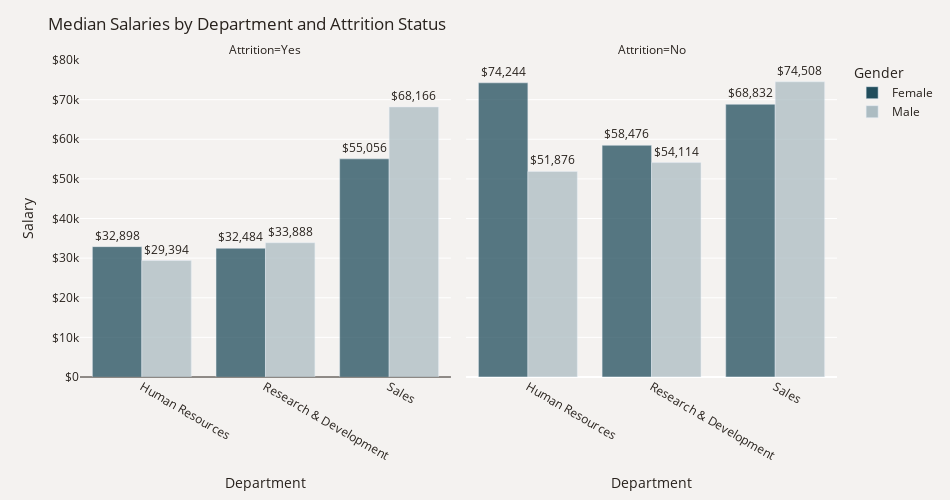

This figure's notebook cell:
### Markdown cell above
Across each department, women on average have higher salaries than men.

### Code cell
import plotly.express as px

# Group by Department, Attrition, Gender → median MonthlyIncome → annual salary
plot_df = (
    data.groupby(['Department', 'Attrition', 'Gender'])['MonthlyIncome']
    .median()
    .mul(12)  # convert to annual
    .rename('Salary')
    .reset_index()
)

# Sort by Gender (optional)
plot_df = plot_df.sort_values('Gender')

# Color map for Gender
color_map = {'Female': '#214D5C', 'Male': '#ACBCC2'}

# Bar plot with facet by Attrition
fig = px.bar(plot_df,
             x='Department', y='Salary',
             color='Gender', text='Salary',
             barmode='group', opacity=0.75,
             facet_col='Attrition',
             category_orders={'Attrition': ['Yes', 'No']},
             color_discrete_map=color_map)

# Dollar formatting for text
fig.update_traces(texttemplate='$%{text:,.0f}', textposition='outside')

# Layout adjustments
fig.update_layout(
    title="Median Salaries by Department and Attrition Status",
    yaxis=dict(title='Salary', tickprefix='$', range=(0, 80000), zeroline=True, zerolinewidth=1, zerolinecolor='#28221D'),
    width=950, height=500,
    paper_bgcolor='#F4F2F0', plot_bgcolor='#F4F2F0', font_color='#28221D'
)

fig.show()

### Figure 1 — Plotly figure (JSON) as saved in the notebook; plotly's stock layout.template omitted (floating-point values rounded to 4 significant figures)
{"data": [{"alignmentgroup": "True", "hovertemplate": "Gender=Female<br>Attrition=Yes<br>Department=%{x}<br>Salary=%{text}<extra></extra>", "legendgroup": "Female", "marker": {"color": "#214D5C", "opacity": 0.75, "pattern": {"shape": ""}}, "name": "Female", "offsetgroup": "Female", "orientation": "v", "showlegend": true, "text": [32898, 32484, 55056], "textposition": "outside", "texttemplate": "$%{text:,.0f}", "type": "bar", "x": ["Human Resources", "Research & Development", "Sales"], "xaxis": "x", "y": [32898, 32484, 55056], "yaxis": "y"}, {"alignmentgroup": "True", "hovertemplate": "Gender=Female<br>Attrition=No<br>Department=%{x}<br>Salary=%{text}<extra></extra>", "legendgroup": "Female", "marker": {"color": "#214D5C", "opacity": 0.75, "pattern": {"shape": ""}}, "name": "Female", "offsetgroup": "Female", "orientation": "v", "showlegend": false, "text": [74244, 58476, 68832], "textposition": "outside", "texttemplate": "$%{text:,.0f}", "type": "bar", "x": ["Human Resources", "Research & Development", "Sales"], "xaxis": "x2", "y": [74244, 58476, 68832], "yaxis": "y2"}, {"alignmentgroup": "True", "hovertemplate": "Gender=Male<br>Attrition=Yes<br>Department=%{x}<br>Salary=%{text}<extra></extra>", "legendgroup": "Male", "marker": {"color": "#ACBCC2", "opacity": 0.75, "pattern": {"shape": ""}}, "name": "Male", "offsetgroup": "Male", "orientation": "v", "showlegend": true, "text": [29394, 33888, 68166], "textposition": "outside", "texttemplate": "$%{text:,.0f}", "type": "bar", "x": ["Human Resources", "Research & Development", "Sales"], "xaxis": "x", "y": [29394, 33888, 68166], "yaxis": "y"}, {"alignmentgroup": "True", "hovertemplate": "Gender=Male<br>Attrition=No<br>Department=%{x}<br>Salary=%{text}<extra></extra>", "legendgroup": "Male", "marker": {"color": "#ACBCC2", "opacity": 0.75, "pattern": {"shape": ""}}, "name": "Male", "offsetgroup": "Male", "orientation": "v", "showlegend": false, "text": [51876, 54114, 74508], "textposition": "outside", "texttemplate": "$%{text:,.0f}", "type": "bar", "x": ["Human Resources", "Research & Development", "Sales"], "xaxis": "x2", "y": [51876, 54114, 74508], "yaxis": "y2"}], "layout": {"annotations": [{"font": {}, "showarrow": false, "text": "Attrition=Yes", "x": 0.245, "xanchor": "center", "xref": "paper", "y": 1, "yanchor": "bottom", "yref": "paper"}, {"font": {}, "showarrow": false, "text": "Attrition=No", "x": 0.755, "xanchor": "center", "xref": "paper", "y": 1, "yanchor": "bottom", "yref": "paper"}], "barmode": "group", "font": {"color": "#28221D"}, "height": 500, "legend": {"title": {"text": "Gender"}, "tracegroupgap": 0}, "margin": {"t": 60}, "paper_bgcolor": "#F4F2F0", "plot_bgcolor": "#F4F2F0", "title": {"text": "Median Salaries by Department and Attrition Status"}, "width": 950, "xaxis": {"anchor": "y", "autorange": true, "domain": [0, 0.49], "range": [-0.5, 2.5], "title": {"text": "Department"}, "type": "category"}, "xaxis2": {"anchor": "y2", "autorange": true, "domain": [0.51, 1], "matches": "x", "range": [-0.5, 2.5], "title": {"text": "Department"}, "type": "category"}, "yaxis": {"anchor": "x", "domain": [0, 1], "range": [0, 80000], "tickprefix": "$", "title": {"text": "Salary"}, "type": "linear", "zeroline": true, "zerolinecolor": "#28221D", "zerolinewidth": 1}, "yaxis2": {"anchor": "x2", "domain": [0, 1], "matches": "y", "showticklabels": false, "type": "linear"}}}
